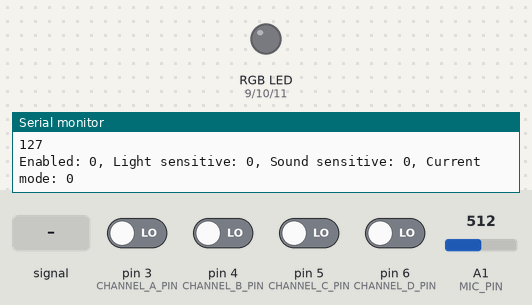
A sketch run on a simulated Arduino Uno, built with avr-gcc and run on an emulated ATmega328P. Shown: an RGB LED mixed from three pins (HIGH = lit), the last lines printed to the serial monitor. The test bench sets the inputs (shaded band); at power-on: pin 3 (CHANNEL_A_PIN), pin 4 (CHANNEL_B_PIN), pin 5 (CHANNEL_C_PIN), pin 6 (CHANNEL_D_PIN) LOW, A1 (MIC_PIN) = 512. Dim RGB values are drawn brighter than linear; random numbers use the default seed unless the sketch sets one.

Above: at 1.2 s.
1.3 s: A1 (MIC_PIN) fed a 200 Hz sine of ±255 counts around its level
4.3 s: A1 (MIC_PIN) set to 716
7.3 s: pin 3 (CHANNEL_A_PIN) driven HIGH
10.3 s: pin 3 (CHANNEL_A_PIN) driven LOW
At 11.53 s:
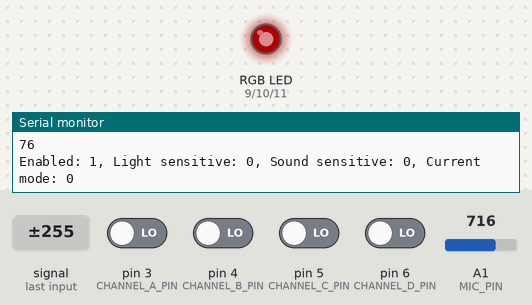
At 12.73 s:
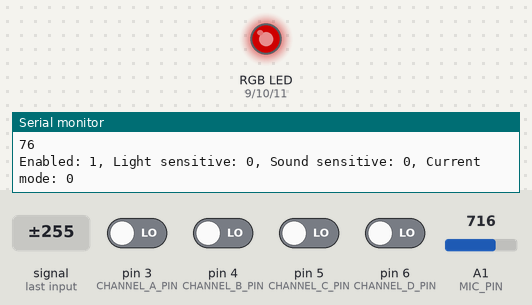
13.3 s: pin 4 (CHANNEL_B_PIN) driven HIGH
At 13.62 s:
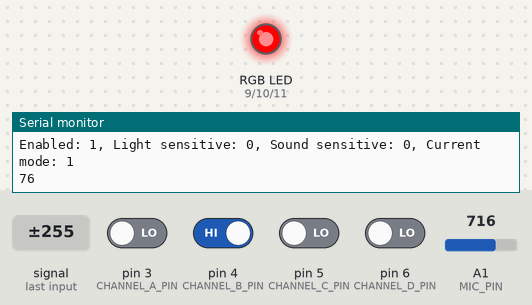
At 14.24 s:
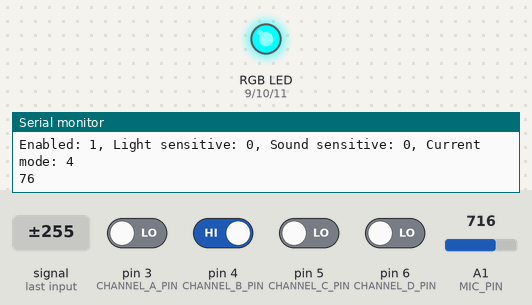
16.3 s: pin 4 (CHANNEL_B_PIN) driven LOW
Timing chart, 0 to 18.9 s (numbered marks = the images above; inputs shaded):
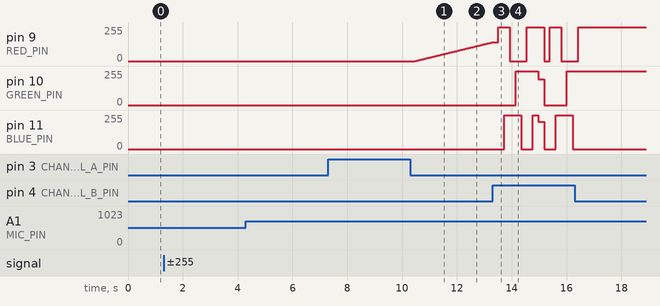

Measured:
- after the input at 10.3 s, pin 9 (RED_PIN): moves from 0/255 to 141/255 over 2.8 s, starting after 0.19 s
- after the input at 13.3 s, pin 10 (GREEN_PIN): 0/255 → 255/255 after 0.84 s, → 192/255 0.83 s later, → 0/255 0.21 s later, → 255/255 0.83 s later

The sketch:

led_accent_lighting.ino
```cpp
// LED Strips
#define RED_PIN 9
#define GREEN_PIN 10
#define BLUE_PIN 11
#define FADE_SPEED 20

// Mic & Photoresistor
#define MIC_PIN A1
#define PHOTOCELL_PIN A0
const int MAX_LIGHT = 290;

// Remote
#define VALID_SIGNAL_PIN 2
#define CHANNEL_A_PIN 3
#define CHANNEL_B_PIN 4
#define CHANNEL_C_PIN 5
#define CHANNEL_D_PIN 6

boolean enabled = false;
boolean lightSensitive = false;
boolean soundSensitive = false;
int mode = 0; // 0 = fade, 1 = red, 2 = violet, 3 = blue, 4 = cyan, 5 = green, 6 = yellow, 7 = white

void setup()
{
    // lights
    pinMode(RED_PIN, OUTPUT);
    pinMode(GREEN_PIN, OUTPUT);
    pinMode(BLUE_PIN, OUTPUT);

    // set inital light values
    allOff();

    // remote
    pinMode(VALID_SIGNAL_PIN, INPUT);
    pinMode(CHANNEL_A_PIN, INPUT);
    pinMode(CHANNEL_B_PIN, INPUT);
    pinMode(CHANNEL_C_PIN, INPUT);
    pinMode(CHANNEL_D_PIN, INPUT);

    Serial.begin(9600);
}

void loop()
{
    // debug sound
    int soundLevel = analogRead(MIC_PIN);
    Serial.println(255 - (soundLevel / 4));

    // Toggle on/off
    if(buttonPressed() == 'A')
    {
      if(enabled) enabled = false;
      else if(!enabled) enabled = true;

      delay(200); // Takes care of unintentional button presses
    }

    // Toggle light sensitivity
    if(buttonPressed() == 'D')
    {
      if(lightSensitive) lightSensitive = false;
      else if(!lightSensitive) lightSensitive = true;

      delay(200); // Takes care of unintentional button presses
    }

    // Toggle sound sensitivity
    if(buttonPressed() == 'C')
    {
      if(soundSensitive) soundSensitive = false;
      else if(!soundSensitive) soundSensitive = true;

      delay(200); // Takes care of unintentional button presses
    }

    // Handle mode changing
    if(buttonPressed() == 'B')
    {
      mode++;
      if(mode == 9) mode = 0; // Limits the number of modes to 8

      delay(200); // Takes care of unintentional button presses
    }

    // Print all information to the console
    Serial.print("Enabled: ");
    Serial.print(enabled);
    Serial.print(", Light sensitive: ");
    Serial.print(lightSensitive);
    Serial.print(", Sound sensitive: ");
    Serial.print(soundSensitive);
    Serial.print(", Current mode: ");
    Serial.println(mode);

    // Return if disabled
    if(enabled == false)
    {
      allOff();
      return;
    }

    // Handle lighting
    switch(mode)
    {
      case 0:
        allOff();
        fadeLights();
        break;
      case 1:
        allOff();
        if(!checkLight())
        {
          if(soundSensitive)
          {
            analogWrite(RED_PIN, getSoundLevel());
          }
          else
          {
            digitalWrite(RED_PIN, HIGH);
          }
        }
        break;
      case 2:
        allOff();
        if(!checkLight())
        {
          digitalWrite(RED_PIN, HIGH);
          digitalWrite(BLUE_PIN, HIGH);
        }
        break;
      case 3:
        allOff();
        if(!checkLight())
        {
          digitalWrite(BLUE_PIN, HIGH);
        }
        break;
      case 4:
        allOff();
        if(!checkLight())
        {
          digitalWrite(GREEN_PIN, HIGH);
          digitalWrite(BLUE_PIN, HIGH);
        }
        break;
      case 5:
        allOff();
        if(!checkLight())
        {
          digitalWrite(GREEN_PIN, HIGH);
        }
        break;
      case 6:
        allOff();
        if(!checkLight())
        {
          digitalWrite(GREEN_PIN, HIGH);
          digitalWrite(RED_PIN, HIGH);
        }
        break;
      case 7:
        allOff();
        if(!checkLight())
        {
          digitalWrite(RED_PIN, HIGH);
          digitalWrite(GREEN_PIN, HIGH);
          digitalWrite(BLUE_PIN, HIGH);
        }
        break;
      case 8:
        allOff();
        if(!checkLight())
        {
          rainbow();
        }
    }
}

/**
  * Returns the character corresponding to the pressed button and 0 for no pressed button
  */
char buttonPressed()
{
  if(digitalRead(CHANNEL_A_PIN) == HIGH) return 'A';
  else if(digitalRead(CHANNEL_B_PIN) == HIGH) return 'B';
  else if(digitalRead(CHANNEL_C_PIN) == HIGH) return 'C';
  else if(digitalRead(CHANNEL_D_PIN) == HIGH) return 'D';
  else return 0;
}

/**
  * Turns all lights off
  */
void allOff()
{
  analogWrite(RED_PIN, 0);
  analogWrite(GREEN_PIN, 0);
  analogWrite(BLUE_PIN, 0);
}

/**
  * Flashes the colors randomly
  */
void rainbow()
{
  long num = random(8);

  switch(num)
  {
    case 0:
      analogWrite(RED_PIN, 255);
      break;
    case 1:
      analogWrite(GREEN_PIN, 255);
      break;
    case 2:
      analogWrite(BLUE_PIN, 255);
      break;
    case 3:
      analogWrite(RED_PIN, 255);
      analogWrite(BLUE_PIN, 255);
      break;
    case 4:
      analogWrite(BLUE_PIN, 255);
      analogWrite(GREEN_PIN, 255);
      break;
    case 5:
      analogWrite(RED_PIN, 255);
      analogWrite(GREEN_PIN, 127);
      break;
    case 6:
      analogWrite(RED_PIN, 255);
      analogWrite(GREEN_PIN, 255);
      break;
    case 7:
      analogWrite(RED_PIN, 255);
      analogWrite(GREEN_PIN, 192);
      analogWrite(BLUE_PIN, 203);
      break;
  }

  delay(0);
}

/**
  * Fades the lights through the sequence RED -> VIOLET -> BLUE -> CYAN -> GREEN -> YELLOW -> WHITE
  */
void fadeLights()
{
    int i;

    // Fade red in (RED)
    for (i = 0; i < 256; i++)
    {
        if(checkLight() || buttonPressed() != 0) return;

        analogWrite(RED_PIN, i);
        delay(FADE_SPEED);
    }

    // Fade blue in (VIOLET)
    for (i = 0; i < 256; i++)
    {
        if(checkLight() || buttonPressed() != 0) return;

        analogWrite(BLUE_PIN, i);
        delay(FADE_SPEED);
    }

    // Fade red out (BLUE)
    for (i = 255; i > 0; i--)
    {
        if(checkLight() || buttonPressed() != 0) return;

        analogWrite(RED_PIN, i);
        delay(FADE_SPEED);
    }

    // Fade green in (CYAN)
    for(i = 0; i < 256; i++)
    {
        if(checkLight() || buttonPressed() != 0) return;

        analogWrite(GREEN_PIN, i);
        delay(FADE_SPEED);
    }

    // Fade blue out (GREEN)
    for(i = 255; i > 0; i--)
    {
        // check light first
        if(checkLight() || buttonPressed() != 0) return;

        // handle lighting
        analogWrite(BLUE_PIN, i);
        delay(FADE_SPEED);
    }

    // Fade red in (YELLOW)
    for(i = 0; i < 256; i++)
    {
        if(checkLight() || buttonPressed() != 0) return;

        analogWrite(RED_PIN, i);
        delay(FADE_SPEED);
    }

    // Fade blue in (WHITE)
    for(i = 0; i < 256; i++)
    {
        if(checkLight() || buttonPressed() != 0) return;

        analogWrite(BLUE_PIN, i);
        delay(FADE_SPEED);
    }

    // Fade all out (BLACK/OFF)
    for (i = 255; i > 0; i--)
    {
        if(checkLight() || buttonPressed() != 0) return;

        analogWrite(RED_PIN, i);
        analogWrite(GREEN_PIN, i);
        analogWrite(BLUE_PIN, i);
        delay(FADE_SPEED);
    }
}

/**
  * Returns the sound level scaled for light control
  */
int getSoundLevel()
{
  return 255 - (analogRead(MIC_PIN) / 4);
}

/**
  * Checks the ambient light level and returns true if it's above the threshold set by (const) MAX_LIGHT
  */
boolean checkLight()
{
    if(!lightSensitive) return false;

    int photocellReading = analogRead(PHOTOCELL_PIN);

    if(photocellReading > MAX_LIGHT)
    {
      // Stop all lights
      allOff();

      return true;
    }

    return false;
}
```
